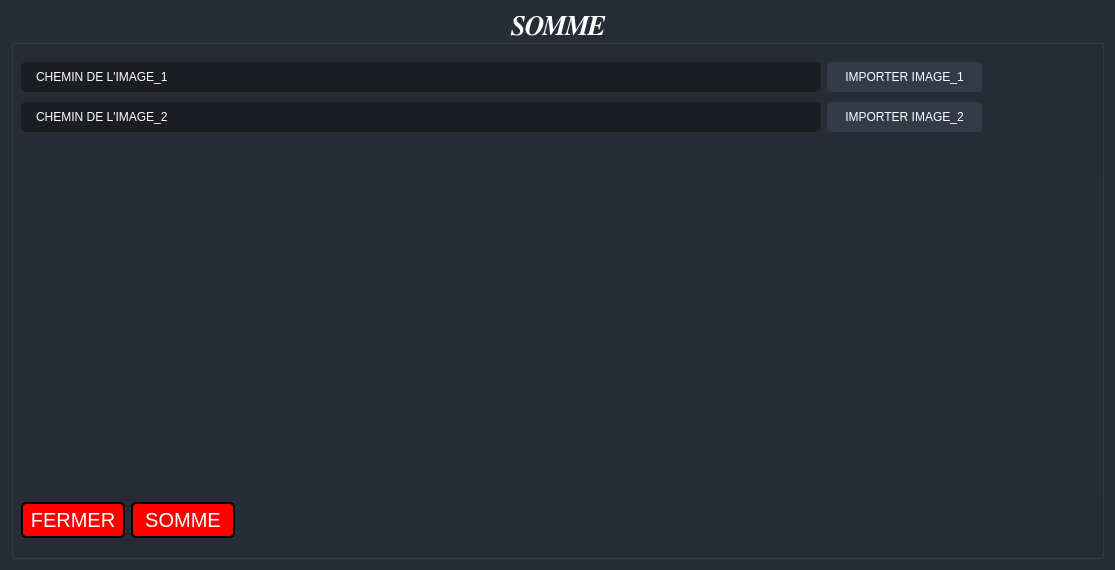
<?xml version="1.0" encoding="UTF-8"?>
<ui version="4.0">
 <class>Dialog</class>
 <widget class="QDialog" name="Dialog">
  <property name="geometry">
   <rect>
    <x>0</x>
    <y>0</y>
    <width>1115</width>
    <height>570</height>
   </rect>
  </property>
  <property name="minimumSize">
   <size>
    <width>50</width>
    <height>50</height>
   </size>
  </property>
  <property name="windowTitle">
   <string>Dialog</string>
  </property>
  <property name="styleSheet">
   <string notr="true">background-color: rgb(39, 44, 54);
color:white;</string>
  </property>
  <layout class="QGridLayout" name="gridLayout_3">
   <item row="1" column="0">
    <widget class="QGroupBox" name="groupBox">
     <property name="font">
      <font>
       <family>FreeSerif</family>
       <pointsize>20</pointsize>
       <weight>75</weight>
       <italic>true</italic>
       <bold>true</bold>
      </font>
     </property>
     <property name="styleSheet">
      <string notr="true">background-color: rgb(39, 44, 54);
color:white;</string>
     </property>
     <property name="title">
      <string>SOMME</string>
     </property>
     <property name="alignment">
      <set>Qt::AlignBottom|Qt::AlignHCenter</set>
     </property>
     <widget class="QWidget" name="verticalLayoutWidget">
      <property name="geometry">
       <rect>
        <x>10</x>
        <y>170</y>
        <width>351</width>
        <height>311</height>
       </rect>
      </property>
      <layout class="QVBoxLayout" name="frame1_layout"/>
     </widget>
     <widget class="QWidget" name="verticalLayoutWidget_2">
      <property name="geometry">
       <rect>
        <x>380</x>
        <y>170</y>
        <width>341</width>
        <height>311</height>
       </rect>
      </property>
      <layout class="QVBoxLayout" name="frame2_layout"/>
     </widget>
     <widget class="QWidget" name="verticalLayoutWidget_3">
      <property name="geometry">
       <rect>
        <x>740</x>
        <y>170</y>
        <width>351</width>
        <height>311</height>
       </rect>
      </property>
      <layout class="QVBoxLayout" name="somme_layout"/>
     </widget>
     <widget class="QWidget" name="horizontalLayoutWidget">
      <property name="geometry">
       <rect>
        <x>10</x>
        <y>490</y>
        <width>214</width>
        <height>38</height>
       </rect>
      </property>
      <layout class="QGridLayout" name="gridLayout_2">
       <item row="0" column="0">
        <widget class="QPushButton" name="pushButton_2">
         <property name="styleSheet">
          <string notr="true">.QPushButton
{
border-style: outset;
border-width: 2px;
border-radius: 5px;
border-color: black;
padding: 4px;
font-size:20px;
background-color: red;
color:white 
}
QPushButton:pressed{ background-color: blue; }</string>
         </property>
         <property name="text">
          <string>FERMER</string>
         </property>
        </widget>
       </item>
       <item row="0" column="1">
        <widget class="QPushButton" name="pushButton">
         <property name="styleSheet">
          <string notr="true">.QPushButton
{
border-style: outset;
border-width: 2px;
border-radius: 5px;
border-color: black;
padding: 4px;
font-size:20px;
background-color: red;
color:white 
}
QPushButton:pressed{ background-color: blue; }</string>
         </property>
         <property name="text">
          <string>SOMME</string>
         </property>
        </widget>
       </item>
      </layout>
     </widget>
     <widget class="QWidget" name="layoutWidget_2">
      <property name="geometry">
       <rect>
        <x>10</x>
        <y>90</y>
        <width>961</width>
        <height>32</height>
       </rect>
      </property>
      <layout class="QGridLayout" name="gridLayout_8">
       <property name="bottomMargin">
        <number>0</number>
       </property>
       <item row="0" column="0">
        <widget class="QLabel" name="label_7">
         <property name="minimumSize">
          <size>
           <width>800</width>
           <height>0</height>
          </size>
         </property>
         <property name="styleSheet">
          <string notr="true">QLabel {
	background-color: rgb(27, 29, 35);
	border-radius: 5px;
	border: 2px solid rgb(27, 29, 35);
	padding-left: 10px;
}
QLabel:hover {
	border: 2px solid rgb(64, 71, 88);
}
QLabel:focus {
	border: 2px solid rgb(91, 101, 124);
}</string>
         </property>
         <property name="text">
          <string>CHEMIN DE L'IMAGE_2</string>
         </property>
        </widget>
       </item>
       <item row="0" column="1">
        <widget class="QPushButton" name="pushButton_12">
         <property name="minimumSize">
          <size>
           <width>150</width>
           <height>30</height>
          </size>
         </property>
         <property name="font">
          <font>
           <family>Segoe UI</family>
           <pointsize>9</pointsize>
          </font>
         </property>
         <property name="styleSheet">
          <string notr="true">QPushButton {
	border: 2px solid rgb(52, 59, 72);
	border-radius: 5px;	
	background-color: rgb(52, 59, 72);
}
QPushButton:hover {
	background-color: rgb(57, 65, 80);
	border: 2px solid rgb(61, 70, 86);
}
QPushButton:pressed {	
	background-color: rgb(35, 40, 49);
	border: 2px solid rgb(43, 50, 61);
}</string>
         </property>
         <property name="text">
          <string>IMPORTER IMAGE_2</string>
         </property>
         <property name="icon">
          <iconset resource="files.qrc">
           <normaloff>:/root/icons/folder.png</normaloff>:/root/icons/folder.png</iconset>
         </property>
        </widget>
       </item>
      </layout>
     </widget>
     <widget class="QWidget" name="layoutWidget_3">
      <property name="geometry">
       <rect>
        <x>10</x>
        <y>50</y>
        <width>961</width>
        <height>32</height>
       </rect>
      </property>
      <layout class="QGridLayout" name="gridLayout_9">
       <property name="bottomMargin">
        <number>0</number>
       </property>
       <item row="0" column="0">
        <widget class="QLabel" name="label_8">
         <property name="minimumSize">
          <size>
           <width>800</width>
           <height>0</height>
          </size>
         </property>
         <property name="styleSheet">
          <string notr="true">QLabel {
	background-color: rgb(27, 29, 35);
	border-radius: 5px;
	border: 2px solid rgb(27, 29, 35);
	padding-left: 10px;
}
QLabel:hover {
	border: 2px solid rgb(64, 71, 88);
}
QLabel:focus {
	border: 2px solid rgb(91, 101, 124);
}</string>
         </property>
         <property name="text">
          <string>CHEMIN DE L'IMAGE_1</string>
         </property>
        </widget>
       </item>
       <item row="0" column="1">
        <widget class="QPushButton" name="pushButton_13">
         <property name="minimumSize">
          <size>
           <width>150</width>
           <height>30</height>
          </size>
         </property>
         <property name="font">
          <font>
           <family>Segoe UI</family>
           <pointsize>9</pointsize>
          </font>
         </property>
         <property name="styleSheet">
          <string notr="true">QPushButton {
	border: 2px solid rgb(52, 59, 72);
	border-radius: 5px;	
	background-color: rgb(52, 59, 72);
}
QPushButton:hover {
	background-color: rgb(57, 65, 80);
	border: 2px solid rgb(61, 70, 86);
}
QPushButton:pressed {	
	background-color: rgb(35, 40, 49);
	border: 2px solid rgb(43, 50, 61);
}</string>
         </property>
         <property name="text">
          <string>IMPORTER IMAGE_1</string>
         </property>
         <property name="icon">
          <iconset resource="files.qrc">
           <normaloff>:/root/icons/folder.png</normaloff>:/root/icons/folder.png</iconset>
         </property>
        </widget>
       </item>
      </layout>
     </widget>
    </widget>
   </item>
  </layout>
 </widget>
 <resources>
  <include location="files.qrc"/>
 </resources>
 <connections/>
</ui>
